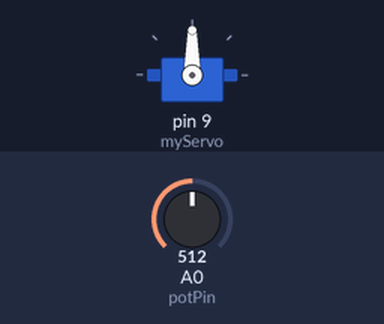
Recording of a sketch running on a simulated Arduino Uno, built with avr-gcc and run on an emulated ATmega328P. Parts: servo. The test bench sets the inputs (shaded band); at power-on: A0 (potPin) = 512.

Above: at 1.2 s.
1.3 s: A0 (potPin) set to 716
At 2.5 s:
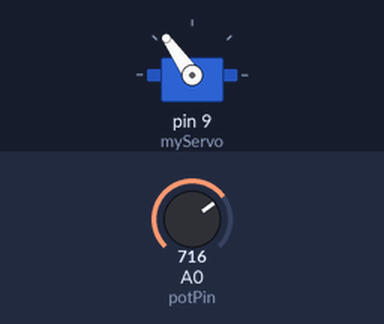
2.8 s: A0 (potPin) set to 900
At 3.3 s:
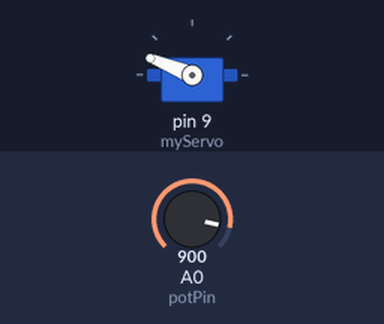
4.3 s: A0 (potPin) set to 1023
At 4.7 s:
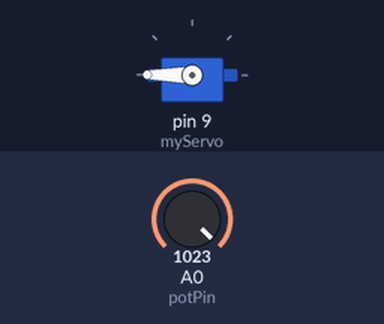
5.8 s: A0 (potPin) set to 306
At 6.8 s:
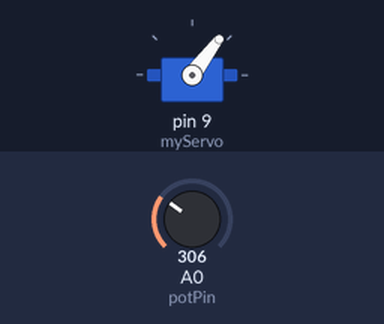
7.3 s: A0 (potPin) set to 122
At 8.2 s:
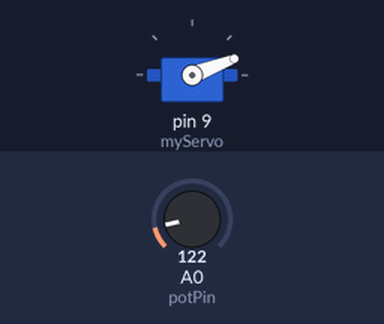
Timing chart, 0 to 9.8 s (numbered marks = the images above; inputs shaded):
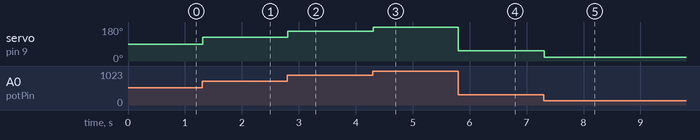

Measured:
- after the input at 1.3 s, servo on pin 9 (myServo): 90° → 125° at once
- after the input at 2.8 s, servo on pin 9 (myServo): 125° → 158° at once
- after the input at 4.3 s, servo on pin 9 (myServo): 158° → 180° at once
- after the input at 5.8 s, servo on pin 9 (myServo): 180° → 53° at once
- after the input at 7.3 s, servo on pin 9 (myServo): 53° → 21° at once

The sketch:

B.ino
```cpp
#include <Servo.h>

Servo myServo;  // Create a servo object

int potPin = A0;  // Pin where the potentiometer is connected
int potValue = 0;  // Variable to store potentiometer value
int angle = 0;  // Variable to store the servo angle

void setup() {
  myServo.attach(9);  // Attach the servo to pin 9
}

void loop() {
  potValue = analogRead(potPin);  // Read the potentiometer value (0 to 1023)
  angle = map(potValue, 0, 1023, 0, 180);  // Map the potentiometer value to an angle (0 to 180)
  myServo.write(angle);  // Move the servo to the mapped angle
  delay(15);  // Wait for the servo to reach the position
}
```
